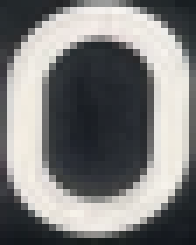
#> input picture Training Image/000.png, 28 x 35 px (shown 7 times larger); its folder holds only this picture in this run
$ python preprocess.py
#> lines starting #> are read from the running program, lines starting #| are printed output that depends on the picture
"""
This file generates the following files to be used by the optimized_training.py file
testing_data.txt
testing_data_targets.txt
training_data.txt
training_data_targets.txt
"""

import numpy as np
import cv2 as cv


temp = []
temp2 = []
training_data = []
training_data_targets = []
testing_data = []
testing_data_targets = []
threshold = 1
imgvalues = ["0", "1", "2", "3", "4", "5", "6", "7", "8", "9", "B", "F", "L", "M", "P", "Q", "T", "U", "V", "W"] # uncomment this to test only all characters, make sure to change number of output neurons to 20
#imgvalues = ["B", "F", "L", "M", "P", "Q", "T", "U", "V", "W"] # uncomment this to test only alphabets, make sure to change number of output neurons to 10
#imgvalues = ["0", "1", "2", "3", "4", "5", "6", "7", "8", "9"] # uncomment this to test only numbers, make sure to change number of output neurons to 10

for x in range(8):
    for y in range(len(imgvalues)):
        img = cv.imread("Training Image/" + imgvalues[y] + "0" + str(x) + ".png")
#> img is the input picture: shape (35, 28, 3); mean B, G, R 124.8, 125.6, 125.6
        img = cv.resize(img,(20,40))
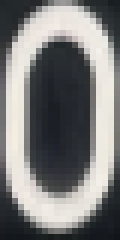
#> img: shape (40, 20, 3) (shown 6 times larger); mean B, G, R 123.8, 124.6, 124.6
        img = cv.cvtColor(img, cv.COLOR_BGR2GRAY)
#> img: shape (40, 20)
        img = cv.Canny(img, 150, 200)
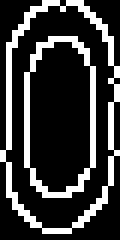
#> img: shape (40, 20) (shown 6 times larger); 22.1% white in thin lines or dots
        # cv.imshow("myimg", img)
        # cv.waitKey()
        img_arr = np.array(img)
        img_arr = np.where(img_arr > threshold, 1, 0)
#> img_arr: shape (40, 20) int64; values 0 (black) and 1 (white), 22.1% white in thin lines or dots
        arr = img_arr.flatten()
#> arr = 800 values, max 1 at index 7, min 0 at index 0, mean 0.221
#> (the run stopped early here; a loop or call above may not have finished)
